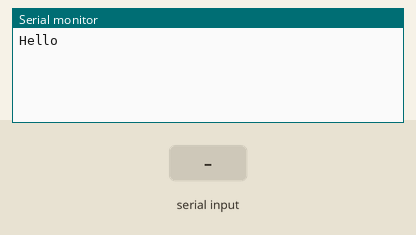
Recording of a sketch running on a simulated Arduino Uno, built with avr-gcc and run on an emulated ATmega328P. Parts: the last lines printed to the serial monitor. The inputs (shaded band) are chosen by the test bench.

Above: at 1.2 s.
1.3 s: "1\n" received over Serial
At 2.1 s:
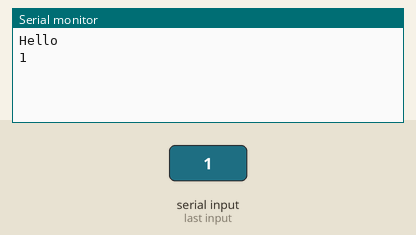
2.8 s: "0\n" received over Serial
At 3.2 s:
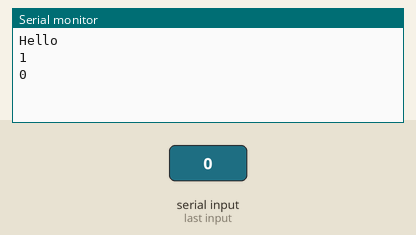

Measured:
- after the input at 1.3 s, the serial monitor: prints a new line at once (image 1)
- after the input at 2.8 s, the serial monitor: prints a new line at once (image 2)

The sketch:

SerialTest.ino
```cpp
//Serial Test
//HardWare: Arduino Uno Wifi Rev 2
//Serial Connection Required Run Serial Test Prior To This Test
//Echos Serial Inputs return 1 letter at a time

#include "SerialF.h"

void setup()
{
  initSerial();
  Serial.println("Hello");
}

void loop()
{
  serialEvent();
}
```

SerialF.h
```cpp
#ifndef SerialF_H
#define SeerialF_H
void initSerial();
void serialEvent();

String inputString = "";
boolean stringComplete = false;

void initSerial()
{
  //Initialize serial and wait for port to open:
  Serial.begin(9600);
  while (!Serial) {;}
  inputString.reserve(1000);
}
void serialEvent()
{
  while (Serial.available()) {
    // get the new byte:

    char inChar = (char)Serial.read();
    // add it to the inputString:
    inputString += inChar;
    // if the incoming character is a newline, set a flag so the main loop can
    // do something about it:
    if (inChar == '\n') {
      stringComplete = true;
    }
    Serial.println(inputString);
    inputString = "";
    stringComplete = false;
  }
}
#endif
```
